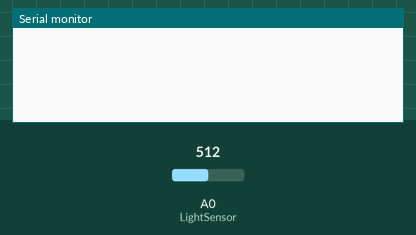
Simulated run of this sketch. Board: Arduino Uno, built with avr-gcc and run on an emulated ATmega328P. On the bench: the last lines printed to the serial monitor. The inputs (shaded band) are chosen by the test bench; at power-on: A0 (LightSensor) = 512.

Above: at 1.8 s.
1.9 s: A0 (LightSensor) set to 490
At 2.8 s:
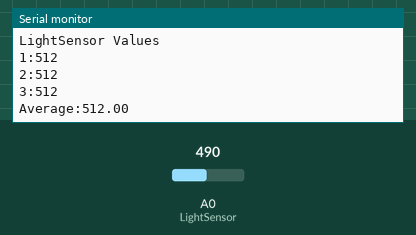
3.5 s: A0 (LightSensor) set to 510
At 5.5 s:
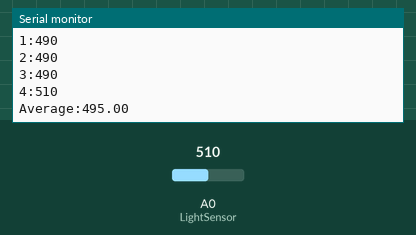
Timing chart, 0 to 7.0 s (numbered marks = the images above; inputs shaded):
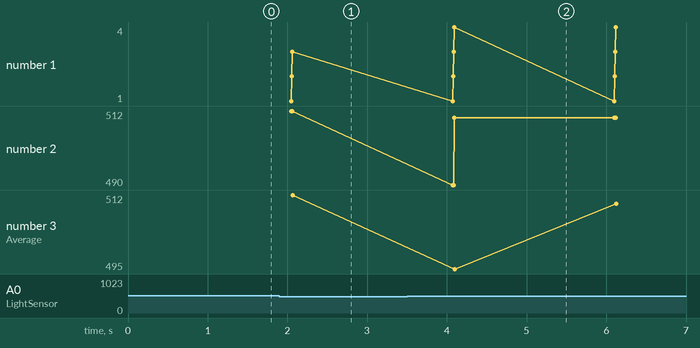

Measured:
- after the input at 3.5 s, the serial monitor: prints a new line after 0.59 s (image 2)
- plotted number 2: 512 → 510 after the input at 3.5 s
- plotted number 3: 512 → 510 after the input at 3.5 s

The sketch:

library_queuearray_01.ino
```cpp
#include <QueueArray.h>
 #define LightSensor 0
 QueueArray <int> queue;
 void setup(){
  Serial.begin(9600);
 }
 int l_count_max=500;
 int l_count = 0;
 int p_count = 0;
 void loop(){
  if( l_count == l_count_max ){
    int val1 = analogRead(LightSensor);
    queue.push(val1);
    l_count = 0;   }
  else
    l_count++;
  if( p_count == 2000 ){
    Serial.println("LightSensor Values");
    int i = 1;
    float average = 0;
    while( !queue.isEmpty() ){
      Serial.print(i++);
      Serial.print(":");
      int item = queue.pop();
      average += item;
      Serial.println(item);
   }
   average /= (i-1);
   Serial.print("Average:");
   Serial.println(average,2);
   p_count = 0;
   }
 else p_count ++;
 delay(1);
 }
```
